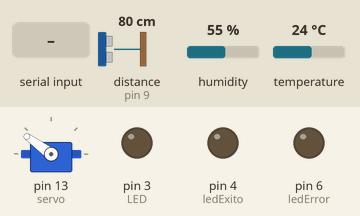
Simulated run of this sketch. Board: Arduino Uno, built with avr-gcc and run on an emulated ATmega328P. Shown: servo, output pins drawn as LEDs (lit = HIGH). Wiring (inferred from the names in the program): ultrasonic range finder: trigger pin 8; echo pin 9. The inputs (shaded band) are chosen by the test bench; at power-on: distance to the obstacle (sensor on pin 9) 80 cm, humidity 55 %, temperature 24 °C. The echo pulse lasts 58.3 µs per cm; pins used as bus, display or sensor lines are not drawn; what the sketch prints to the serial monitor is not drawn.

Above: at 3.2 s.
3.3 s: "RS\n" received over Serial
At 7.5 s:
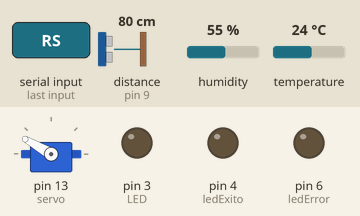
10.6 s: "RA\n" received over the second serial link
At 10.78 s:
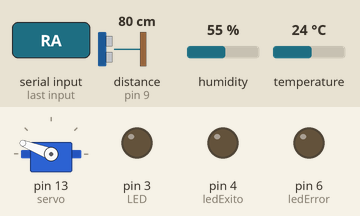
14.8 s: "RM:90\n" received over Serial
22.6 s: "RM:,45\n" received over the second serial link
At 24.7 s:
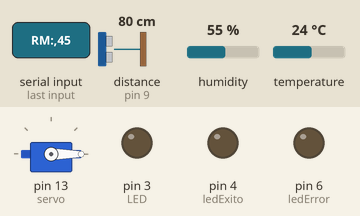
30.5 s: "RM:90\n" received over the second serial link
At 31.8 s:
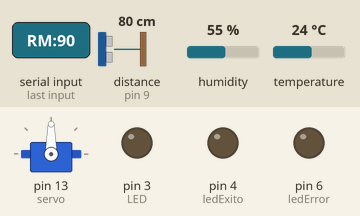
37.6 s: "RA\n" received over Serial
At 39.24 s:
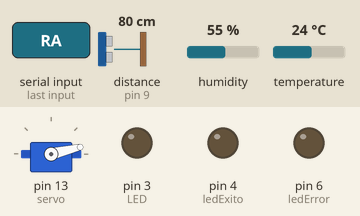
Timing chart, 0 to 52.5 s (numbered marks = the images above; inputs shaded):
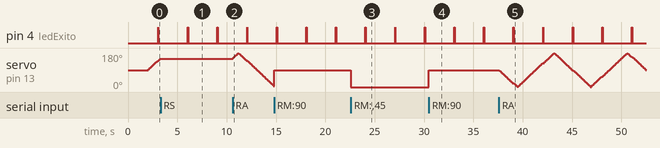

The sketch:

satelite_versi_n4_LoRa.ino
```cpp
#include <Servo.h>
#include <SoftwareSerial.h>

#include <DHT.h>

// ----- PINES -----
const int TRIG = 8;
const int ECO = 9;
const int LED = 3;       // LED General
const int ledExito = 4;  // Parpadea al enviar OK
const int ledError = 6;  // Parpadea si hay error sensor
const int BUZZER = 7;
const int DHTPIN = 2;
const int DHTTYPE = DHT11;

// ----- INTERVALOS -----
const unsigned long INTERVALO_SERVO = 20;
const unsigned long INTERVALO_DIST = 80;
const unsigned long INTERVALO_TEMP = 3000;
const unsigned long INTERVALO_HUM = 3000;
const unsigned long INTERVALO_ENVIO = 3000;
const unsigned long INTERVALO_LED = 500;

// ----- VARIABLES -----
unsigned long tiempoServo = 0;
unsigned long tiempoDist = 0;
unsigned long tiempoTemp = 0;
unsigned long tiempoHum = 0;
unsigned long tiempoEnvio = 0;
unsigned long tiempoLedExito = 0;
unsigned long tiempoLedError = 0;
int ultimoAnguloEscrito = 90;

// ----- RADAR -----
enum RadarModo { RADAR_AUTO, RADAR_MANUAL, RADAR_STOP };
RadarModo radarModo = RADAR_AUTO;

// ----- BUFFER PARA MEDIA -----
const int MAX_LECTURAS = 50;
float bufferTemperaturas[MAX_LECTURAS];
int numLecturasTemp = 0;
float mediaTemperatura = 0;


// ----- VARIABLES DE ESTADO -----
int anguloActual = 90;
int direccion = 1;
int contador = 0;
const int incremento = 1;

float DISTANCIA = 0;
float TEMPERATURA = 0;
float HUMEDAD = 0;

bool ISNANT = false;
bool ISNANH = false;

// Flags de control
bool leertemperatura = true;
bool leerhumedad = true;
bool leerdistancia = true;


// ----- OBJETOS -----
Servo servo;
DHT dht(DHTPIN, DHTTYPE);
SoftwareSerial LoRaSerial(10, 11); // RX, TX

int numeroEnvio = 1;

// ----- PROTOTIPOS DE FUNCIONES -----
void escribirServo(int ang, bool fuerza=false) {
    if (radarModo == RADAR_MANUAL && fuerza) {
        // Modo manual: siempre escribir
        servo.write(ang);
        ultimoAnguloEscrito = ang; // actualizar para consistencia
    }
    else if (radarModo == RADAR_AUTO) {
        // Modo automático: escribir solo si cambió
        if (ang != ultimoAnguloEscrito) {
            servo.write(ang);
            ultimoAnguloEscrito = ang;
        }
    }
    // Radar STOP: no escribir
}

void moverManual(int ang);

void actualizarServo();
float medirDistancia();
void parpadeoLed(int ledPin, unsigned long &marca, unsigned long ahora);
void procesarComando(String cmd);

// ----- SETUP -----
void setup() {
    servo.attach(13);
    servo.write(anguloActual);
    pinMode(TRIG, OUTPUT);
    pinMode(ECO, INPUT);
    pinMode(LED, OUTPUT);
    pinMode(ledExito, OUTPUT);
    pinMode(ledError, OUTPUT);
    pinMode(BUZZER, OUTPUT);
    digitalWrite(BUZZER, LOW);

    Serial.begin(9600);
    LoRaSerial.begin(9600);

    dht.begin();
    // --- Lectura inicial para evitar ceros ---
    delay(2000); // tiempo recomendado DHT11
    for(int i=0; i<MAX_LECTURAS; i++){
        bufferTemperaturas[i] = 0.0;
    }
    float tIni = dht.readTemperature();
    if (!isnan(tIni)) {
        TEMPERATURA = tIni;
        bufferTemperaturas[0] = tIni;
        numLecturasTemp = 1;
        Serial.print("Lectura inicial Temp: ");
        Serial.println(tIni);
    } else {
        Serial.println("Error lectura inicial DHT");
    }

    // Inicializar buffer a 0

    Serial.println("SATELITE INICIADO. Esperando comandos...");
}

// ----- LOOP -----
void loop() {
    actualizarServo();
    unsigned long ahora = millis();

    // 1. Lectura de comandos (LoRa y Serial USB)
    if (LoRaSerial.available()) {
        static String mensaje = "";
        char c = LoRaSerial.read();
        if (c == '\n') {
            mensaje.trim();
            procesarComando(mensaje);
            mensaje = "";
        } else {
            mensaje += c;
        }
    }

    if (Serial.available()) {
        static String mensajeSerial = "";
        char c = Serial.read();
        if (c == '\n') {
            mensajeSerial.trim();
            procesarComando(mensajeSerial);
            mensajeSerial = "";
        } else {
            mensajeSerial += c;
        }
    }

    // 2. Lectura de Temperatura
    if (leertemperatura && (ahora - tiempoTemp >= INTERVALO_TEMP)) {
        tiempoTemp = ahora;
        float t = dht.readTemperature();
        if (isnan(t)) ISNANT = true;
        else {
            TEMPERATURA = t;
            ISNANT = false;
            if (numLecturasTemp < MAX_LECTURAS) bufferTemperaturas[numLecturasTemp++] = t;
            else {
                for (int i = 0; i < MAX_LECTURAS-1; i++) bufferTemperaturas[i] = bufferTemperaturas[i+1];
                bufferTemperaturas[MAX_LECTURAS-1] = t;
            }
        }
    }

    // 3. Lectura de Humedad
    if (leerhumedad && (ahora - tiempoHum >= INTERVALO_HUM)) {
        tiempoHum = ahora;
        float h = dht.readHumidity();
        if (isnan(h)) ISNANH = true;
        else { HUMEDAD = h; ISNANH = false; }
    }

    // 4. Gestión de Errores
    if (ISNANT || ISNANH) {
        parpadeoLed(ledError, tiempoLedError, ahora);
        digitalWrite(ledExito, LOW);
        if (ISNANT && ISNANH) {
            tone(BUZZER, 1000);
            contador++;
        } else {
            noTone(BUZZER);
            contador = 0;
        }
    } else {
        noTone(BUZZER);
        digitalWrite(ledError, LOW);
        contador = 0;
    }
    if (contador >= 3) {
        LoRaSerial.println("1!2");
        contador = 0;
    }

    // 6. Medición Distancia
    if (leerdistancia && (ahora - tiempoDist >= INTERVALO_DIST)) {
        tiempoDist = ahora;
        DISTANCIA = medirDistancia();
        if (DISTANCIA < 0) DISTANCIA = 0;
    }

    // 7. Envío Automático
    if (ahora - tiempoEnvio >= INTERVALO_ENVIO) {
        tiempoEnvio = ahora;
        mediaTemperatura = calcularMediaTemperatura();

        String mensaje = "#:" + String(numeroEnvio);

                if (leertemperatura) mensaje += " 1:" + String(TEMPERATURA,1);
                if (leerhumedad)     mensaje += " 2:" + String(HUMEDAD,1);
                if (leerdistancia)   mensaje += " 3:" + String(DISTANCIA,1);

                mensaje += " 5:" + String(mediaTemperatura, 2);
                mensaje += " 4:" + String(anguloActual);

        LoRaSerial.println(mensaje);

        // LED Éxito
        digitalWrite(ledExito, HIGH);
        delay(40);
        digitalWrite(ledExito, LOW);
        numeroEnvio++;
    }
}

// ----- FUNCIONES AUXILIARES -----

void moverManual(int ang) {
    anguloActual = constrain(ang, 0, 180);
    escribirServo(anguloActual, true);
}

void actualizarServo() {
    if (radarModo != RADAR_AUTO) return;

    unsigned long ahora = millis();
    if (ahora - tiempoServo < INTERVALO_SERVO) return;
    tiempoServo = ahora;

    anguloActual += incremento * direccion;
    if (anguloActual >= 180) { anguloActual = 180; direccion = -1; }
    else if (anguloActual <= 0) { anguloActual = 0; direccion = 1; }

    escribirServo(anguloActual); // automático
}


float medirDistancia() {
    digitalWrite(TRIG, LOW);
    delayMicroseconds(2);
    digitalWrite(TRIG, HIGH);
    delayMicroseconds(10);
    digitalWrite(TRIG, LOW);

    unsigned long duracion = pulseIn(ECO, HIGH, 25000UL);
    if (duracion == 0) return -1.0;
    return duracion / 58.2;
}

void parpadeoLed(int ledPin, unsigned long &marca, unsigned long ahora) {
    if (ahora - marca >= 300) {
        marca = ahora;
        digitalWrite(ledPin, !digitalRead(ledPin));
    }
}

void procesarComando(String cmd) {
    cmd.trim();

    // =========================
    // CONTROL DE SENSORES
    // =========================
    if (cmd == "S1") {
        leertemperatura = false;
    }
    else if (cmd == "S2") {
        leerhumedad = false;
    }
    else if (cmd == "S3") {
        leerdistancia = false;
    }
    else if (cmd == "R1") {
        leertemperatura = true;
    }
    else if (cmd == "R2") {
        leerhumedad = true;
    }
    else if (cmd == "R3") {
        leerdistancia = true;
    }

    // =========================
    // CONTROL RADAR / SERVO
    // =========================
    static bool servoActivo = true; // recuerda si el servo está attach

    // Radar parado
    if (cmd == "RS") {
        radarModo = RADAR_STOP;
        if (servoActivo) {
            servo.detach();        // Mantiene posición y evita glitches
            servoActivo = false;
        }
    }
    // Radar automático
    else if (cmd == "RA" || cmd == "RR") {
        radarModo = RADAR_AUTO;
        if (!servoActivo) {
            servo.attach(13);      // Reactivar servo si estaba detach
            servoActivo = true;
        }
    }
    // Radar manual (RM:angulo)
    else if (cmd.startsWith("RM:")) {
        radarModo = RADAR_MANUAL;
        int ang = cmd.substring(3).toInt();
        anguloActual = constrain(ang, 0, 180);   // fijar ángulo
        escribirServo(anguloActual, true);       // ⚡ fuerza el movimiento manual
        if (!servoActivo) {
            servo.attach(13);                    // asegurar que el servo esté activo
            servoActivo = true;
        }
    }

    // =========================
    // MEDIA TEMPERATURA
    // =========================

}
float calcularMediaTemperatura() {
    if (numLecturasTemp == 0) return TEMPERATURA;

    float suma = 0.0;
    for (int i = 0; i < numLecturasTemp; i++) {
        suma += bufferTemperaturas[i];
    }
    return suma / numLecturasTemp;
}
```

Measured:
- after the input at 3.3 s, servo on pin 13 (servo): stops changing and stays 150°
- after the input at 10.6 s, servo on pin 13 (servo): rises from 150° to 180° in 0.56 s, then falls to 5° in 3.6 s
- after the input at 22.6 s, servo on pin 13 (servo): 90° → 0° at once
- after the input at 30.5 s, servo on pin 13 (servo): 0° → 90° at once
- by itself, pin 4 (ledExito): alternates HIGH for 0.04 s and LOW for 3.0 s
